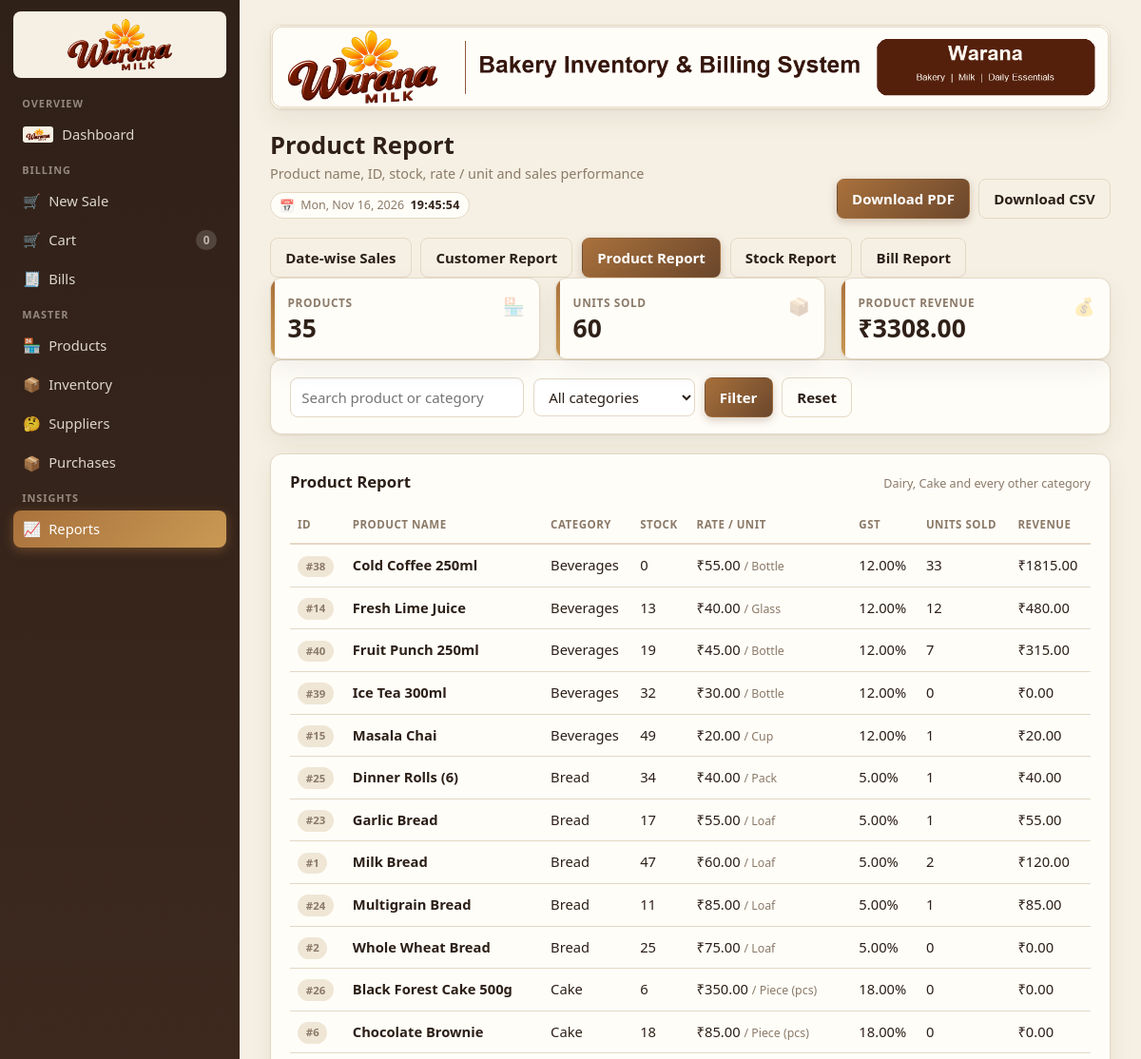
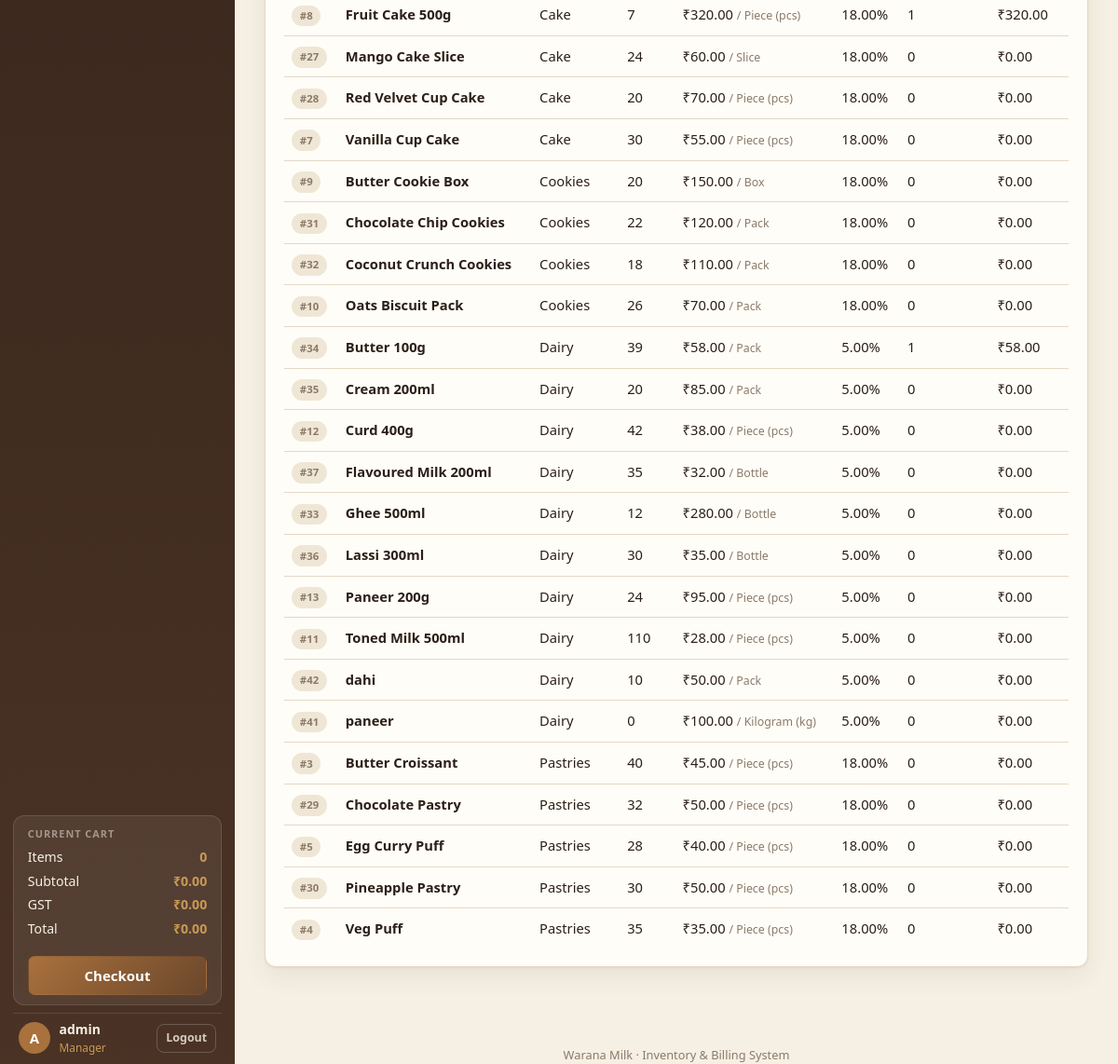
Screenshot of /reports/products/ (signed in) with the database file from the repository (2 pictures, top to bottom).
### bakery/models.py (models this page shows, shortened)
class Product(models.Model):
    name = models.CharField(max_length=150, unique=True)
    category = models.ForeignKey(
        Category, on_delete=models.PROTECT, related_name="products"
    )
    price = models.DecimalField(
        max_digits=10, decimal_places=2, validators=[MinValueValidator(ZERO)]
    )
    discount_percent = models.DecimalField(
        max_digits=5, decimal_places=2, default=ZERO,
        validators=[MinValueValidator(ZERO), MaxValueValidator(Decimal("100.00"))],
        help_text="Discount percentage applied automatically at checkout.",
    )
    unit = models.CharField(max_length=20, choices=UNIT_CHOICES, default="pcs")
    tax_rate = models.DecimalField(
        max_digits=5, decimal_places=2, default=Decimal("5.00"),
        validators=[MinValueValidator(ZERO)],
        help_text="Filled in from the category unless you override it here.",
    )
    expiry_date = models.DateField(
        blank=True, null=True,
        help_text="Leave blank for non-perishable items.",
    )
    image = models.ImageField(
        upload_to="products/", blank=True, null=True, help_text="Uploaded product photo."
    )
    image_url = models.CharField(
        max_length=300, blank=True, help_text="Optional. Used when no photo is uploaded."
    )
    description = models.TextField(blank=True)
    is_active = models.BooleanField(default=True)
    created_at = models.DateTimeField(auto_now_add=True)
    class Meta:
        ordering = ["name"]
    @property
    def stock(self):
        inv = getattr(self, "inventory", None)
        return inv.quantity if inv else 0

class Category(models.Model):
    name = models.CharField(max_length=100, unique=True)
    description = models.TextField(blank=True)
    tax_rate = models.DecimalField(
        max_digits=5, decimal_places=2, default=Decimal("5.00"),
        validators=[MinValueValidator(ZERO)],
        help_text="GST percentage applied to every product in this category.",
    )
    class Meta:
        verbose_name_plural = "Categories"
        ordering = ["name"]

class Inventory(models.Model):
    product = models.OneToOneField(
        Product, on_delete=models.CASCADE, related_name="inventory"
    )
    quantity = models.PositiveIntegerField(default=0)
    reorder_level = models.PositiveIntegerField(default=10)
    updated_at = models.DateTimeField(auto_now=True)
    class Meta:
        verbose_name_plural = "Inventories"

### bakery/views.py (the view)
# urls.py: path("reports/products/", views.report_products, name="report_products"),
@login_required
def report_products(request):
    rows, q, category = _product_report_rows(request)
    return render(request, "bakery/report_products.html", {
        "rows": rows,
        "q": q,
        "categories": Category.objects.all(),
        "selected_category": category,
        "total_products": len(rows),
        "total_units": sum((r.units_sold or 0 for r in rows), 0),
        "total_revenue": sum(
            (r.revenue or Decimal("0") for r in rows), Decimal("0")
        ),
    })

### bakery/context_processors.py (called while the page is built, shortened)
def cart_summary(request):
    if not getattr(request, "user", None) or not request.user.is_authenticated:
        return ANONYMOUS
    key = request.session.session_key
    if not key:
        return ANONYMOUS
    cart = Cart.objects.filter(session_key=key).first()
    if cart is None:
        return ANONYMOUS

### bakery/views.py (called while the page is built)
def _report_search(request):
    return (request.GET.get("q") or "").strip()

def _product_report_rows(request):
    q = _report_search(request)
    category = (request.GET.get("category") or "").strip()
    rows = Product.objects.select_related("category", "inventory").annotate(
        units_sold=Coalesce(
            Sum("billitem__quantity", filter=Q(billitem__bill__status="PAID")),
            Value(0),
        ),
        revenue=Coalesce(
            Sum("billitem__line_total", filter=Q(billitem__bill__status="PAID")),
            Value(Decimal("0")), output_field=DecimalField(),
        ),
    )
    if q:
        rows = rows.filter(
            Q(name__icontains=q) | Q(description__icontains=q)
            | Q(category__name__icontains=q)
        )
    if category:
        rows = rows.filter(category_id=category)
    return rows.order_by("category__name", "name"), q, category

### bakery/templates/bakery/report_products.html (shortened to what this page needs)
{% extends "bakery/base.html" %}
{% block nav_reports %}active{% endblock %}
{% block heading %}Product Report{% endblock %}
{% block subheading %}Product name, ID, stock, rate / unit and sales performance{% endblock %}
{% block head_actions %}
<a class="btn btn-primary" href="{% url 'bakery:report_products_pdf' %}?{{ request.GET.urlencode }}">Download PDF</a>
<a class="btn btn-ghost" href="{% url 'bakery:report_products_csv' %}?{{ request.GET.urlencode }}">Download CSV</a>
{% endblock %}
{% block content %}
{% include "bakery/_report_tabs.html" with active="products" %}
<div class="stat-grid">
  <div class="stat">
    <span class="stat-ico">&#127978;</span>
    <span class="stat-label">Products</span>
    <span class="stat-value">{{ total_products }}</span>
  </div>
  <div class="stat">
    <span class="stat-ico">&#128230;</span>
    <span class="stat-label">Units Sold</span>
    <span class="stat-value">{{ total_units }}</span>
  </div>
  <div class="stat">
    <span class="stat-ico">&#128176;</span>
    <span class="stat-label">Product Revenue</span>
    <span class="stat-value">&#8377;{{ total_revenue|floatformat:2 }}</span>
  </div>
</div>
<section class="card">
  <form method="get" class="filter-row">
    <input class="input" name="q" value="{{ q }}" placeholder="Search product or category">
    <select class="input" name="category">
      <option value="">All categories</option>
    </select>
    <button class="btn btn-primary" type="submit">Filter</button>
    <a class="btn btn-ghost" href="{% url 'bakery:report_products' %}">Reset</a>
  </form>
</section>
<section class="card">
  <div class="card-head">
    <h2>Product Report</h2>
    <span class="muted-text">Dairy, Cake and every other category</span>
  </div>
  <div class="table-scroll">
    <table class="table">
      <thead><tr><th>ID</th><th>Product Name</th><th>Category</th><th class="right">Stock</th><th class="right">Rate / Unit</th><th class="right">GST</th><th class="right">Units Sold</th><th class="right">Revenue</th></tr></thead>
      <tbody>
      {% for p in rows %}
      <tr>
        <td class="nowrap"><span class="pill">#{{ p.pk }}</span></td>
        <td><strong>{{ p.name }}</strong></td>
        <td>{{ p.category.name }}</td>
        <td class="right">{{ p.stock }}</td>
        <td class="right nowrap">&#8377;{{ p.price|floatformat:2 }} <small class="muted-text">/ {{ p.get_unit_display }}</small></td>
        <td class="right">{{ p.tax_rate|floatformat:2 }}%</td>
        <td class="right">{{ p.units_sold }}</td>
        <td class="right">&#8377;{{ p.revenue|floatformat:2 }}</td>
      </tr>
      {% empty %}
      <tr><td colspan="8" class="empty">No products found.</td></tr>
      {% endfor %}
      </tbody>
    </table>
  </div>
</section>
{% endblock %}

### bakery/templates/bakery/base.html (shortened to what this page needs)
{% load static %}<!DOCTYPE html>
<html lang="en">
<head>
  <link rel="stylesheet" href="{% static 'bakery/css/style.css' %}">
</head>
<body class="{% block body_class %}{% endblock %}">
{% if user.is_authenticated %}
<aside class="sidebar" id="sidebar">
  <a class="brand" href="{% url 'bakery:dashboard' %}">
    <img class="brand-logo" src="{% static 'bakery/img/logo.png' %}?v=2" alt="Warana Milk" width="700" height="350">
  </a>
  <nav class="nav">
    <p class="nav-label">Overview</p>
    <a href="{% url 'bakery:dashboard' %}" class="{% block nav_dashboard %}{% endblock %}">
      <img class="nav-ico-logo" src="{% static 'bakery/img/logo.png' %}?v=2" alt="" width="700" height="350"> Dashboard
    </a>
    <p class="nav-label">Billing</p>
    <a href="{% url 'bakery:browse' %}" class="{% block nav_browse %}{% endblock %}">
      <span class="nav-ico">&#128722;</span> New Sale
    </a>
    <a href="{% url 'bakery:cart' %}" class="{% block nav_cart %}{% endblock %}">
      <span class="nav-ico">&#128722;</span> Cart
      <span class="badge{% if not nav_cart_count %} is-zero{% endif %}" id="cart-badge">{{ nav_cart_count|default:0 }}</span>
    </a>
    <a href="{% url 'bakery:bills' %}" class="{% block nav_bills %}{% endblock %}">
      <span class="nav-ico">&#129534;</span> Bills
    </a>
    <p class="nav-label">Master</p>
    <a href="{% url 'bakery:products' %}" class="{% block nav_products %}{% endblock %}">
      <span class="nav-ico">&#127978;</span> Products
    </a>
    <a href="{% url 'bakery:inventory' %}" class="{% block nav_inventory %}{% endblock %}">
      <span class="nav-ico">&#128230;</span> Inventory
    </a>
    <a href="{% url 'bakery:suppliers' %}" class="{% block nav_suppliers %}{% endblock %}">
      <span class="nav-ico">&#129300;</span> Suppliers
    </a>
    <a href="{% url 'bakery:purchases' %}" class="{% block nav_purchases %}{% endblock %}">
      <span class="nav-ico">&#128230;</span> Purchases
    </a>
    <p class="nav-label">Insights</p>
    <a href="{% url 'bakery:reports' %}" class="{% block nav_reports %}{% endblock %}">
      <span class="nav-ico">&#128200;</span> Reports
    </a>
  </nav>
  <div class="side-cart">
    <p class="nav-label">Current Cart</p>
    <p class="side-cart-line"><span>Items</span><strong id="cart-count">{{ nav_cart_count|default:0 }}</strong></p>
    <p class="side-cart-line"><span>Subtotal</span><strong id="cart-total">&#8377;{{ nav_cart_total|default:"0.00" }}</strong></p>
    <p class="side-cart-line"><span>GST</span><strong id="cart-tax">&#8377;{{ nav_cart_tax|default:"0.00" }}</strong></p>
    <p class="side-cart-line"><span>Total</span><strong id="cart-grand-total">&#8377;{{ nav_cart_grand_total|default:"0.00" }}</strong></p>
    <a class="btn btn-primary block" href="{% url 'bakery:checkout' %}">Checkout</a>
  </div>
  <div class="side-user">
    <span class="avatar">{{ user.username|first|upper }}</span>
    <span class="who">
      <strong>{{ user.get_full_name|default:user.username }}</strong>
      <em>{% if user.is_staff %}Manager{% else %}Cashier{% endif %}</em>
    </span>
    <form class="logout-form" method="post" action="{% url 'logout' %}">
      <button class="btn btn-ghost" type="submit">Logout</button>
    </form>
  </div>
</aside>
{% endif %}
<main class="main">
  {% if user.is_authenticated %}
    <img class="page-band" src="{% static 'bakery/img/page-band.png' %}?v=2" alt="" width="1536" height="153">
  {% endif %}
  <header class="page-head">
    <div>
      <h1 class="page-title">{% block heading %}{% endblock %}</h1>
      <p class="page-sub">{% block subheading %}{% endblock %}</p>
      <p class="page-clock" data-clock>
        <span class="page-clock-ico" aria-hidden="true">&#128197;</span>
        <span data-clock-date>{% now "D, d M Y" %}</span>
        <strong data-clock-time>{% now "H:i:s" %}</strong>
      </p>
    </div>
    <div class="page-head-actions">{% block head_actions %}{% endblock %}</div>
  </header>
  {% block content %}{% endblock %}
</main>
<footer class="foot">Warana Milk &middot; Inventory &amp; Billing System</footer>
</body>
</html>

### rows the page displays
Product: pk "38", name "Cold Coffee 250ml", category.name "Beverages", stock "0", price "55.00", unit "Bottle", tax_rate "12.00", units_sold "33", revenue "1815.00"
Product: pk "14", name "Fresh Lime Juice", category.name "Beverages", stock "13", price "40.00", unit "Glass", tax_rate "12.00", units_sold "12", revenue "480.00"
Product: pk "40", name "Fruit Punch 250ml", category.name "Beverages", stock "19", price "45.00", unit "Bottle", tax_rate "12.00", units_sold "7", revenue "315.00"
Product: pk "39", name "Ice Tea 300ml", category.name "Beverages", stock "32", price "30.00", unit "Bottle", tax_rate "12.00", units_sold "0", revenue "0.00"
Product: pk "15", name "Masala Chai", category.name "Beverages", stock "49", price "20.00", unit "Cup", tax_rate "12.00", units_sold "1", revenue "20.00"
Product: pk "25", name "Dinner Rolls (6)", category.name "Bread", stock "34", price "40.00", unit "Pack", tax_rate "5.00", units_sold "1", revenue "40.00"
Product: pk "23", name "Garlic Bread", category.name "Bread", stock "17", price "55.00", unit "Loaf", tax_rate "5.00", units_sold "1", revenue "55.00"
Product: pk "1", name "Milk Bread", category.name "Bread", stock "47", price "60.00", unit "Loaf", tax_rate "5.00", units_sold "2", revenue "120.00"
Product: pk "24", name "Multigrain Bread", category.name "Bread", stock "11", price "85.00", unit "Loaf", tax_rate "5.00", units_sold "1", revenue "85.00"
Product: pk "2", name "Whole Wheat Bread", category.name "Bread", stock "25", price "75.00", unit "Loaf", tax_rate "5.00", units_sold "0", revenue "0.00"
Product: pk "26", name "Black Forest Cake 500g", category.name "Cake", stock "6", price "350.00", unit "Piece (pcs)", tax_rate "18.00", units_sold "0", revenue "0.00"
Product: pk "6", name "Chocolate Brownie", category.name "Cake", stock "18", price "85.00", unit "Piece (pcs)", tax_rate "18.00", units_sold "0", revenue "0.00"
Product: pk "8", name "Fruit Cake 500g", category.name "Cake", stock "7", price "320.00", unit "Piece (pcs)", tax_rate "18.00", units_sold "1", revenue "320.00"
Product: pk "27", name "Mango Cake Slice", category.name "Cake", stock "24", price "60.00", unit "Slice", tax_rate "18.00", units_sold "0", revenue "0.00"
Product: pk "28", name "Red Velvet Cup Cake", category.name "Cake", stock "20", price "70.00", unit "Piece (pcs)", tax_rate "18.00", units_sold "0", revenue "0.00"
Product: pk "7", name "Vanilla Cup Cake", category.name "Cake", stock "30", price "55.00", unit "Piece (pcs)", tax_rate "18.00", units_sold "0", revenue "0.00"
Product: pk "9", name "Butter Cookie Box", category.name "Cookies", stock "20", price "150.00", unit "Box", tax_rate "18.00", units_sold "0", revenue "0.00"
Product: pk "31", name "Chocolate Chip Cookies", category.name "Cookies", stock "22", price "120.00", unit "Pack", tax_rate "18.00", units_sold "0", revenue "0.00"
Product: pk "32", name "Coconut Crunch Cookies", category.name "Cookies", stock "18", price "110.00", unit "Pack", tax_rate "18.00", units_sold "0", revenue "0.00"
Product: pk "10", name "Oats Biscuit Pack", category.name "Cookies", stock "26", price "70.00", unit "Pack", tax_rate "18.00", units_sold "0", revenue "0.00"
Product: pk "34", name "Butter 100g", category.name "Dairy", stock "39", price "58.00", unit "Pack", tax_rate "5.00", units_sold "1", revenue "58.00"
Product: pk "35", name "Cream 200ml", category.name "Dairy", stock "20", price "85.00", unit "Pack", tax_rate "5.00", units_sold "0", revenue "0.00"
Product: pk "12", name "Curd 400g", category.name "Dairy", stock "42", price "38.00", unit "Piece (pcs)", tax_rate "5.00", units_sold "0", revenue "0.00"
Product: pk "37", name "Flavoured Milk 200ml", category.name "Dairy", stock "35", price "32.00", unit "Bottle", tax_rate "5.00", units_sold "0", revenue "0.00"
Product: pk "33", name "Ghee 500ml", category.name "Dairy", stock "12", price "280.00", unit "Bottle", tax_rate "5.00", units_sold "0", revenue "0.00"
Product: pk "36", name "Lassi 300ml", category.name "Dairy", stock "30", price "35.00", unit "Bottle", tax_rate "5.00", units_sold "0", revenue "0.00"
Product: pk "13", name "Paneer 200g", category.name "Dairy", stock "24", price "95.00", unit "Piece (pcs)", tax_rate "5.00", units_sold "0", revenue "0.00"
Product: pk "11", name "Toned Milk 500ml", category.name "Dairy", stock "110", price "28.00", unit "Piece (pcs)", tax_rate "5.00", units_sold "0", revenue "0.00"
Product: pk "42", name "dahi", category.name "Dairy", stock "10", price "50.00", unit "Pack", tax_rate "5.00", units_sold "0", revenue "0.00"
Product: pk "41", name "paneer", category.name "Dairy", stock "0", price "100.00", unit "Kilogram (kg)", tax_rate "5.00", units_sold "0", revenue "0.00"
Product: pk "3", name "Butter Croissant", category.name "Pastries", stock "40", price "45.00", unit "Piece (pcs)", tax_rate "18.00", units_sold "0", revenue "0.00"
Product: pk "29", name "Chocolate Pastry", category.name "Pastries", stock "32", price "50.00", unit "Piece (pcs)", tax_rate "18.00", units_sold "0", revenue "0.00"
Product: pk "5", name "Egg Curry Puff", category.name "Pastries", stock "28", price "40.00", unit "Piece (pcs)", tax_rate "18.00", units_sold "0", revenue "0.00"
Product: pk "30", name "Pineapple Pastry", category.name "Pastries", stock "30", price "50.00", unit "Piece (pcs)", tax_rate "18.00", units_sold "0", revenue "0.00"
Product: pk "4", name "Veg Puff", category.name "Pastries", stock "35", price "35.00", unit "Piece (pcs)", tax_rate "18.00", units_sold "0", revenue "0.00"

### other values shown
{{ nav_cart_count|default:0 }} "0"
{{ nav_cart_total|default:"0.00" }} "0.00"
{{ nav_cart_tax|default:"0.00" }} "0.00"
{{ nav_cart_grand_total|default:"0.00" }} "0.00"
{{ user.username|first|upper }} "A"
{{ user.get_full_name|default:user.username }} "admin"
{{ total_products }} "35"
{{ total_units }} "60"
{{ total_revenue|floatformat:2 }} "3308.00"
